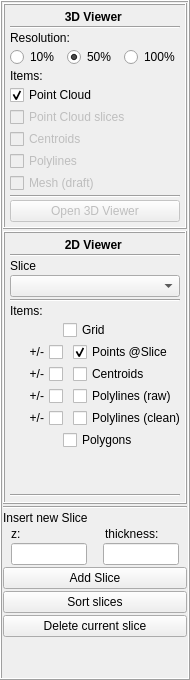
        <widget class="QFrame" name="frame_2">
         <property name="enabled">
          <bool>true</bool>
         </property>
         <property name="minimumSize">
          <size>
           <width>190</width>
           <height>0</height>
          </size>
         </property>
         <property name="maximumSize">
          <size>
           <width>190</width>
           <height>16777215</height>
          </size>
         </property>
         <property name="frameShape">
          <enum>QFrame::Box</enum>
         </property>
         <property name="frameShadow">
          <enum>QFrame::Raised</enum>
         </property>
         <layout class="QVBoxLayout" name="verticalLayout_3">
          <property name="spacing">
           <number>1</number>
          </property>
          <property name="leftMargin">
           <number>1</number>
          </property>
          <property name="topMargin">
           <number>1</number>
          </property>
          <property name="rightMargin">
           <number>1</number>
          </property>
          <property name="bottomMargin">
           <number>1</number>
          </property>
          <item>
           <layout class="QVBoxLayout" name="verticalLayout_2">
            <property name="spacing">
             <number>2</number>
            </property>
            <property name="sizeConstraint">
             <enum>QLayout::SetDefaultConstraint</enum>
            </property>
            <property name="leftMargin">
             <number>0</number>
            </property>
            <property name="topMargin">
             <number>0</number>
            </property>
            <property name="rightMargin">
             <number>0</number>
            </property>
            <item>
             <widget class="QFrame" name="frame_3">
              <property name="enabled">
               <bool>true</bool>
              </property>
              <property name="frameShape">
               <enum>QFrame::Box</enum>
              </property>
              <property name="frameShadow">
               <enum>QFrame::Raised</enum>
              </property>
              <layout class="QVBoxLayout" name="verticalLayout_5">
               <property name="spacing">
                <number>2</number>
               </property>
               <property name="leftMargin">
                <number>5</number>
               </property>
               <property name="topMargin">
                <number>5</number>
               </property>
               <property name="rightMargin">
                <number>5</number>
               </property>
               <property name="bottomMargin">
                <number>5</number>
               </property>
               <item>
                <widget class="QLabel" name="label_3dview">
                 <property name="enabled">
                  <bool>true</bool>
                 </property>
                 <property name="text">
                  <string>&lt;html&gt;&lt;head/&gt;&lt;body&gt;&lt;p&gt;&lt;span style=&quot; font-weight:600;&quot;&gt;3D Viewer &lt;/span&gt;&lt;/p&gt;&lt;/body&gt;&lt;/html&gt;</string>
                 </property>
                 <property name="alignment">
                  <set>Qt::AlignCenter</set>
                 </property>
                </widget>
               </item>
               <item>
                <widget class="Line" name="line">
                 <property name="enabled">
                  <bool>true</bool>
                 </property>
                 <property name="orientation">
                  <enum>Qt::Horizontal</enum>
                 </property>
                </widget>
               </item>
               <item>
                <widget class="QLabel" name="label_resolution">
                 <property name="enabled">
                  <bool>true</bool>
                 </property>
                 <property name="text">
                  <string>&lt;html&gt;&lt;head/&gt;&lt;body&gt;&lt;p&gt;Resolution:&lt;/p&gt;&lt;/body&gt;&lt;/html&gt;</string>
                 </property>
                </widget>
               </item>
               <item>
                <layout class="QHBoxLayout" name="horizontalLayout_2">
                 <item>
                  <widget class="QRadioButton" name="rbtn_10">
                   <property name="enabled">
                    <bool>true</bool>
                   </property>
                   <property name="text">
                    <string>10%</string>
                   </property>
                  </widget>
                 </item>
                 <item>
                  <widget class="QRadioButton" name="rbtn_50">
                   <property name="enabled">
                    <bool>true</bool>
                   </property>
                   <property name="text">
                    <string>50%</string>
                   </property>
                   <property name="checked">
                    <bool>true</bool>
                   </property>
                  </widget>
                 </item>
                 <item>
                  <widget class="QRadioButton" name="rbtn_100">
                   <property name="enabled">
                    <bool>true</bool>
                   </property>
                   <property name="text">
                    <string>100%</string>
                   </property>
                  </widget>
                 </item>
                </layout>
               </item>
               <item>
                <widget class="QLabel" name="label_items3dv">
                 <property name="enabled">
                  <bool>true</bool>
                 </property>
                 <property name="text">
                  <string>&lt;html&gt;&lt;head/&gt;&lt;body&gt;&lt;p&gt;Items:&lt;/p&gt;&lt;/body&gt;&lt;/html&gt;</string>
                 </property>
                </widget>
               </item>
               <item>
                <widget class="QCheckBox" name="check_pcl">
                 <property name="enabled">
                  <bool>true</bool>
                 </property>
                 <property name="text">
                  <string>Point Cloud</string>
                 </property>
                 <property name="checked">
                  <bool>true</bool>
                 </property>
                </widget>
               </item>
               <item>
                <widget class="QCheckBox" name="check_pcl_slices">
                 <property name="enabled">
                  <bool>false</bool>
                 </property>
                 <property name="text">
                  <string>Point Cloud slices</string>
                 </property>
                </widget>
               </item>
               <item>
                <widget class="QCheckBox" name="check_centroids">
                 <property name="enabled">
                  <bool>false</bool>
                 </property>
                 <property name="text">
                  <string>Centroids</string>
                 </property>
                </widget>
               </item>
               <item>
                <widget class="QCheckBox" name="check_polylines">
                 <property name="enabled">
                  <bool>false</bool>
                 </property>
                 <property name="text">
                  <string>Polylines</string>
                 </property>
                </widget>
               </item>
               <item>
                <widget class="QCheckBox" name="check_mesh">
                 <property name="enabled">
                  <bool>false</bool>
                 </property>
                 <property name="text">
                  <string>Mesh (draft)</string>
                 </property>
                </widget>
               </item>
               <item>
                <widget class="Line" name="line_5">
                 <property name="enabled">
                  <bool>true</bool>
                 </property>
                 <property name="orientation">
                  <enum>Qt::Horizontal</enum>
                 </property>
                </widget>
               </item>
               <item>
                <widget class="QPushButton" name="btn_3dview">
                 <property name="enabled">
                  <bool>false</bool>
                 </property>
                 <property name="maximumSize">
                  <size>
                   <width>16777215</width>
                   <height>25</height>
                  </size>
                 </property>
                 <property name="text">
                  <string>Open 3D Viewer</string>
                 </property>
                </widget>
               </item>
              </layout>
             </widget>
            </item>
            <item>
             <widget class="QFrame" name="frame_13">
              <property name="enabled">
               <bool>true</bool>
              </property>
              <property name="frameShape">
               <enum>QFrame::Box</enum>
              </property>
              <property name="frameShadow">
               <enum>QFrame::Raised</enum>
              </property>
              <layout class="QVBoxLayout" name="verticalLayout_10">
               <property name="spacing">
                <number>2</number>
               </property>
               <property name="leftMargin">
                <number>5</number>
               </property>
               <property name="topMargin">
                <number>5</number>
               </property>
               <property name="rightMargin">
                <number>5</number>
               </property>
               <property name="bottomMargin">
                <number>5</number>
               </property>
               <item>
                <widget class="QLabel" name="label_3dview_3">
                 <property name="enabled">
                  <bool>true</bool>
                 </property>
                 <property name="text">
                  <string>&lt;html&gt;&lt;head/&gt;&lt;body&gt;&lt;p&gt;&lt;span style=&quot; font-weight:600;&quot;&gt;2D Viewer &lt;/span&gt;&lt;/p&gt;&lt;/body&gt;&lt;/html&gt;</string>
                 </property>
                 <property name="alignment">
                  <set>Qt::AlignCenter</set>
                 </property>
                </widget>
               </item>
               <item>
                <widget class="Line" name="line_8">
                 <property name="enabled">
                  <bool>true</bool>
                 </property>
                 <property name="orientation">
                  <enum>Qt::Horizontal</enum>
                 </property>
                </widget>
               </item>
               <item>
                <widget class="QLabel" name="label_selslice">
                 <property name="text">
                  <string>Slice</string>
                 </property>
                </widget>
               </item>
               <item>
                <widget class="QComboBox" name="combo_slices">
                 <property name="modelColumn">
                  <number>0</number>
                 </property>
                </widget>
               </item>
               <item>
                <widget class="Line" name="line_11">
                 <property name="orientation">
                  <enum>Qt::Horizontal</enum>
                 </property>
                </widget>
               </item>
               <item>
                <widget class="QLabel" name="label_items3dv_3">
                 <property name="enabled">
                  <bool>true</bool>
                 </property>
                 <property name="text">
                  <string>&lt;html&gt;&lt;head/&gt;&lt;body&gt;&lt;p&gt;Items:&lt;/p&gt;&lt;/body&gt;&lt;/html&gt;</string>
                 </property>
                </widget>
               </item>
               <item>
                <layout class="QFormLayout" name="formLayout_2">
                 <property name="sizeConstraint">
                  <enum>QLayout::SetMinimumSize</enum>
                 </property>
                 <property name="fieldGrowthPolicy">
                  <enum>QFormLayout::FieldsStayAtSizeHint</enum>
                 </property>
                 <property name="labelAlignment">
                  <set>Qt::AlignCenter</set>
                 </property>
                 <property name="formAlignment">
                  <set>Qt::AlignHCenter|Qt::AlignTop</set>
                 </property>
                 <item row="0" column="0">
                  <layout class="QHBoxLayout" name="horizontalLayout_17">
                   <property name="spacing">
                    <number>10</number>
                   </property>
                   <item>
                    <spacer name="horizontalSpacer_3">
                     <property name="orientation">
                      <enum>Qt::Horizontal</enum>
                     </property>
                     <property name="sizeHint" stdset="0">
                      <size>
                       <width>50</width>
                       <height>20</height>
                      </size>
                     </property>
                    </spacer>
                   </item>
                   <item>
                    <widget class="QCheckBox" name="check_2d_grid">
                     <property name="sizePolicy">
                      <sizepolicy hsizetype="Maximum" vsizetype="Fixed">
                       <horstretch>0</horstretch>
                       <verstretch>0</verstretch>
                      </sizepolicy>
                     </property>
                     <property name="minimumSize">
                      <size>
                       <width>100</width>
                       <height>0</height>
                      </size>
                     </property>
                     <property name="text">
                      <string>Grid</string>
                     </property>
                    </widget>
                   </item>
                  </layout>
                 </item>
                 <item row="4" column="0">
                  <layout class="QHBoxLayout" name="horizontalLayout_20">
                   <property name="spacing">
                    <number>10</number>
                   </property>
                   <item>
                    <widget class="QCheckBox" name="check_2d_polylines_clean_pm">
                     <property name="minimumSize">
                      <size>
                       <width>50</width>
                       <height>0</height>
                      </size>
                     </property>
                     <property name="layoutDirection">
                      <enum>Qt::RightToLeft</enum>
                     </property>
                     <property name="text">
                      <string>+/-</string>
                     </property>
                    </widget>
                   </item>
                   <item>
                    <widget class="QCheckBox" name="check_2d_polylines_clean">
                     <property name="sizePolicy">
                      <sizepolicy hsizetype="Fixed" vsizetype="Fixed">
                       <horstretch>0</horstretch>
                       <verstretch>0</verstretch>
                      </sizepolicy>
                     </property>
                     <property name="minimumSize">
                      <size>
                       <width>100</width>
                       <height>0</height>
                      </size>
                     </property>
                     <property name="text">
                      <string>Polylines (clean)</string>
                     </property>
                    </widget>
                   </item>
                  </layout>
                 </item>
                 <item row="7" column="0">
                  <layout class="QHBoxLayout" name="horizontalLayout_23">
                   <property name="spacing">
                    <number>10</number>
                   </property>
                   <item>
                    <spacer name="horizontalSpacer_4">
                     <property name="orientation">
                      <enum>Qt::Horizontal</enum>
                     </property>
                     <property name="sizeHint" stdset="0">
                      <size>
                       <width>50</width>
                       <height>20</height>
                      </size>
                     </property>
                    </spacer>
                   </item>
                   <item>
                    <widget class="QCheckBox" name="check_2d_polygons">
                     <property name="enabled">
                      <bool>true</bool>
                     </property>
                     <property name="sizePolicy">
                      <sizepolicy hsizetype="Fixed" vsizetype="Fixed">
                       <horstretch>0</horstretch>
                       <verstretch>0</verstretch>
                      </sizepolicy>
                     </property>
                     <property name="minimumSize">
                      <size>
                       <width>100</width>
                       <height>0</height>
                      </size>
                     </property>
                     <property name="text">
                      <string>Polygons</string>
                     </property>
                    </widget>
                   </item>
                  </layout>
                 </item>
                 <item row="1" column="0">
                  <layout class="QHBoxLayout" name="horizontalLayout_21">
                   <property name="spacing">
                    <number>10</number>
                   </property>
                   <property name="sizeConstraint">
                    <enum>QLayout::SetFixedSize</enum>
                   </property>
                   <item>
                    <widget class="QCheckBox" name="check_2d_slice_pm">
                     <property name="sizePolicy">
                      <sizepolicy hsizetype="Minimum" vsizetype="Fixed">
                       <horstretch>0</horstretch>
                       <verstretch>0</verstretch>
                      </sizepolicy>
                     </property>
                     <property name="minimumSize">
                      <size>
                       <width>50</width>
                       <height>0</height>
                      </size>
                     </property>
                     <property name="cursor">
                      <cursorShape>ArrowCursor</cursorShape>
                     </property>
                     <property name="layoutDirection">
                      <enum>Qt::RightToLeft</enum>
                     </property>
                     <property name="text">
                      <string>+/-</string>
                     </property>
                    </widget>
                   </item>
                   <item>
                    <widget class="QCheckBox" name="check_2d_slice">
                     <property name="enabled">
                      <bool>true</bool>
                     </property>
                     <property name="sizePolicy">
                      <sizepolicy hsizetype="Fixed" vsizetype="Fixed">
                       <horstretch>0</horstretch>
                       <verstretch>0</verstretch>
                      </sizepolicy>
                     </property>
                     <property name="minimumSize">
                      <size>
                       <width>100</width>
                       <height>0</height>
                      </size>
                     </property>
                     <property name="text">
                      <string>Points @Slice</string>
                     </property>
                     <property name="checked">
                      <bool>true</bool>
                     </property>
                    </widget>
                   </item>
                  </layout>
                 </item>
                 <item row="2" column="0">
                  <layout class="QHBoxLayout" name="horizontalLayout_18">
                   <property name="spacing">
                    <number>10</number>
                   </property>
                   <property name="sizeConstraint">
                    <enum>QLayout::SetFixedSize</enum>
                   </property>
                   <item>
                    <widget class="QCheckBox" name="check_2d_centr_pm">
                     <property name="minimumSize">
                      <size>
                       <width>50</width>
                       <height>0</height>
                      </size>
                     </property>
                     <property name="toolTipDuration">
                      <number>0</number>
                     </property>
                     <property name="layoutDirection">
                      <enum>Qt::RightToLeft</enum>
                     </property>
                     <property name="text">
                      <string>+/-</string>
                     </property>
                    </widget>
                   </item>
                   <item>
                    <widget class="QCheckBox" name="check_2d_centr">
                     <property name="enabled">
                      <bool>true</bool>
                     </property>
                     <property name="sizePolicy">
                      <sizepolicy hsizetype="Fixed" vsizetype="Fixed">
                       <horstretch>0</horstretch>
                       <verstretch>0</verstretch>
                      </sizepolicy>
                     </property>
                     <property name="minimumSize">
                      <size>
                       <width>100</width>
                       <height>0</height>
                      </size>
                     </property>
                     <property name="text">
                      <string>Centroids</string>
                     </property>
                    </widget>
                   </item>
                  </layout>
                 </item>
                 <item row="8" column="0">
                  <spacer name="verticalSpacer_3">
                   <property name="orientation">
                    <enum>Qt::Vertical</enum>
                   </property>
                   <property name="sizeHint" stdset="0">
                    <size>
                     <width>20</width>
                     <height>40</height>
                    </size>
                   </property>
                  </spacer>
                 </item>
                 <item row="3" column="0">
                  <layout class="QHBoxLayout" name="horizontalLayout_22">
                   <property name="spacing">
                    <number>10</number>
                   </property>
                   <item>
                    <widget class="QCheckBox" name="check_2d_polylines_pm">
                     <property name="minimumSize">
                      <size>
                       <width>50</width>
                       <height>0</height>
                      </size>
                     </property>
                     <property name="layoutDirection">
                      <enum>Qt::RightToLeft</enum>
                     </property>
                     <property name="text">
                      <string>+/-</string>
                     </property>
                    </widget>
                   </item>
                   <item>
                    <widget class="QCheckBox" name="check_2d_polylines">
                     <property name="enabled">
                      <bool>true</bool>
                     </property>
                     <property name="sizePolicy">
                      <sizepolicy hsizetype="Fixed" vsizetype="Fixed">
                       <horstretch>0</horstretch>
                       <verstretch>0</verstretch>
                      </sizepolicy>
                     </property>
                     <property name="minimumSize">
                      <size>
                       <width>100</width>
                       <height>0</height>
                      </size>
                     </property>
                     <property name="text">
                      <string>Polylines (raw)</string>
                     </property>
                    </widget>
                   </item>
                  </layout>
                 </item>
                </layout>
               </item>
               <item>
                <widget class="Line" name="line_9">
                 <property name="enabled">
                  <bool>true</bool>
                 </property>
                 <property name="orientation">
                  <enum>Qt::Horizontal</enum>
                 </property>
                </widget>
               </item>
              </layout>
             </widget>
            </item>
            <item>
             <layout class="QVBoxLayout" name="verticalLayout_11"/>
            </item>
            <item>
             <widget class="Line" name="line_7">
              <property name="orientation">
               <enum>Qt::Horizontal</enum>
              </property>
             </widget>
            </item>
            <item>
             <layout class="QVBoxLayout" name="verticalLayout_9">
              <item>
               <widget class="QLabel" name="label_2">
                <property name="text">
                 <string>Insert new Slice</string>
                </property>
               </widget>
              </item>
             </layout>
            </item>
            <item>
             <layout class="QVBoxLayout" name="verticalLayout_8">
              <item>
               <layout class="QHBoxLayout" name="horizontalLayout_15">
                <property name="spacing">
                 <number>19</number>
                </property>
                <property name="leftMargin">
                 <number>8</number>
                </property>
                <property name="rightMargin">
                 <number>8</number>
                </property>
                <item>
                 <widget class="QLabel" name="label">
                  <property name="text">
                   <string>z:</string>
                  </property>
                 </widget>
                </item>
                <item>
                 <widget class="QLabel" name="label_4">
                  <property name="text">
                   <string>thickness:</string>
                  </property>
                 </widget>
                </item>
               </layout>
              </item>
             </layout>
            </item>
            <item>
             <layout class="QHBoxLayout" name="horizontalLayout_14">
              <property name="spacing">
               <number>16</number>
              </property>
              <property name="leftMargin">
               <number>8</number>
              </property>
              <property name="rightMargin">
               <number>8</number>
              </property>
              <item>
               <widget class="QLineEdit" name="lineEdit_new_z_slice"/>
              </item>
              <item>
               <widget class="QLineEdit" name="lineEdit_new_thick"/>
              </item>
             </layout>
            </item>
            <item>
             <layout class="QVBoxLayout" name="verticalLayout_12">
              <item>
               <widget class="QPushButton" name="pushButton_add_slice">
                <property name="text">
                 <string>Add Slice</string>
                </property>
               </widget>
              </item>
              <item>
               <widget class="QPushButton" name="pushButton_sort_zcoords">
                <property name="text">
                 <string>Sort slices</string>
                </property>
               </widget>
              </item>
              <item>
               <widget class="QPushButton" name="pushButton_del_curr_slice">
                <property name="text">
                 <string>Delete current slice</string>
                </property>
               </widget>
              </item>
             </layout>
            </item>
            <item>
             <spacer name="verticalSpacer">
              <property name="enabled">
               <bool>true</bool>
              </property>
              <property name="orientation">
               <enum>Qt::Vertical</enum>
              </property>
              <property name="sizeHint" stdset="0">
               <size>
                <width>20</width>
                <height>40</height>
               </size>
              </property>
             </spacer>
            </item>
           </layout>
          </item>
         </layout>
        </widget>
